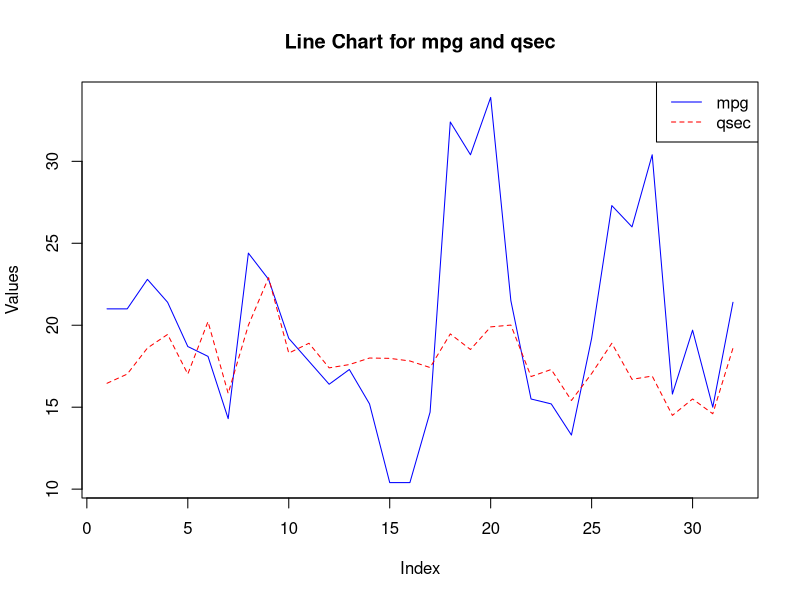

Generate this figure with R:
data(mtcars)
plot(mtcars$mpg, type="l", col="blue", lty=1, xlab="Index", ylab="Values", 
     main="Line Chart for mpg and qsec")
lines(mtcars$qsec, col="red", lty=2)
legend("topright", legend=c("mpg", "qsec"), col=c("blue", "red"), lty=c(1, 2))
